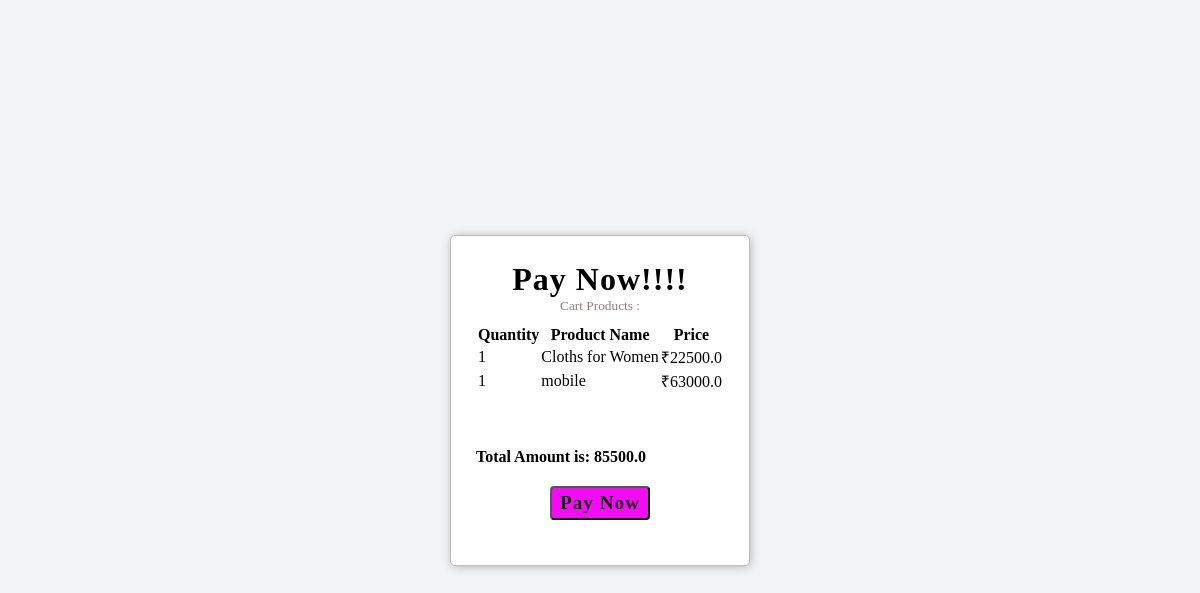
Before: /checkout/ (signed in) with the older database file.
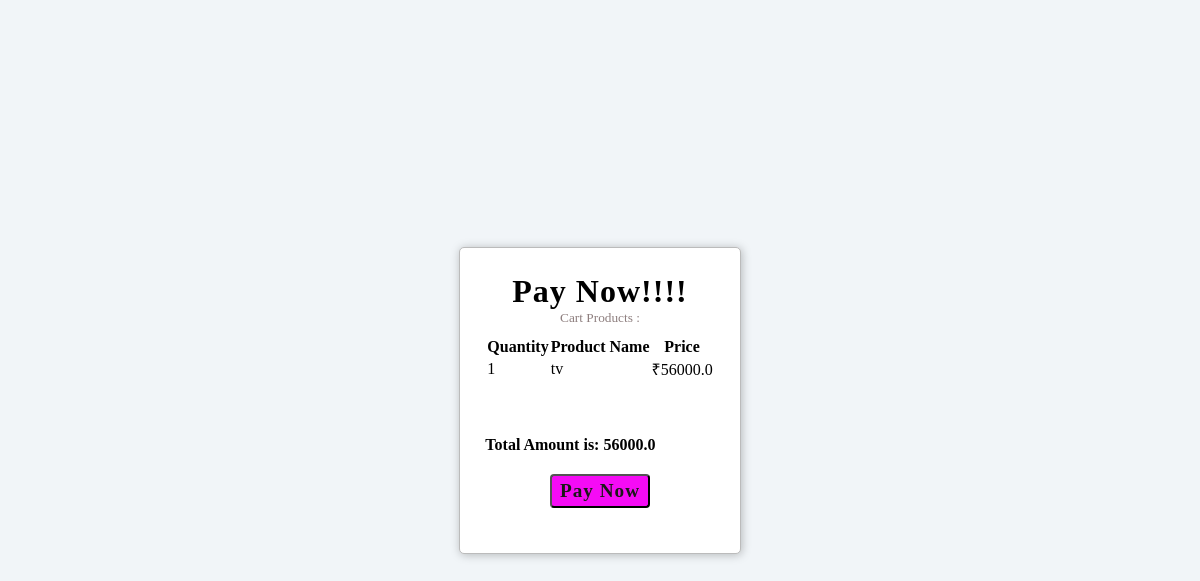
After: the same page with the newer database file.
### myapp/models.py (models this page shows)
class Cart(models.Model):
    product=models.ForeignKey(Product,on_delete=models.CASCADE)
    quantity=models.IntegerField()
    user=models.ForeignKey(User,on_delete=models.CASCADE)

### sellerapp/models.py (models this page shows, shortened)
class Product(models.Model):
    seller = models.ForeignKey(Seller,on_delete=models.CASCADE)  # Foreignkey
    product_name = models.CharField(max_length=50)
    product_description = models.TextField()
    price = models.FloatField()
    quantity = models.IntegerField(default=0)
    discount = models.IntegerField()
    image = models.FileField(upload_to='manageproduct',default='avatar.png')
    discounted_price = models.FloatField(blank=True,null=True)
    first_name = models.CharField(max_length=50)

### myapp/views.py (the view)
# urls.py: path('checkout/',views.checkout,name='checkout'),
def checkout(request):
    if request.method=='GET':
        userobj = User.objects.get(Email=request.session['email'])
        cart_object=Cart.objects.filter(user=userobj)
        total_price = 0
        for item in cart_object:
            total_price += item.product.discounted_price * item.quantity
        currency = 'INR'
        global amount
        amount =  total_price * 100 # Rs. 200
        razorpay_order = razorpay_client.order.create(dict(amount=amount,
                                                        currency=currency,
                                                        payment_capture='0'))
        razorpay_order_id = razorpay_order['id']
        callback_url = 'paymenthandler/'
        context = {}
        context['razorpay_order_id'] = razorpay_order_id
        context['razorpay_merchant_key'] = settings.RAZOR_KEY_ID
        context['razorpay_amount'] = amount
        context['currency'] = currency
        context['callback_url'] = callback_url
        context['cart_object']= cart_object
        context['total_price']=total_price
        return render(request,'checkout.html', context=context)

### myapp/templates/checkout.html (shortened to what this page needs)
<!DOCTYPE html>
<html lang="en">
<head>
</head>
<body>
	<div class="card">
	<h1 class="title">Pay Now!!!!</h1>
	<small class="muted"
		>Cart Products : </small>
		<table class="timetable_sub">
            <thead>
                <tr>
                    <th>Quantity</th>
                    <th>Product Name</th>
                    <th>Price</th>
                </tr>
            </thead>
            <tbody>
                {% for item in cart_object %}
                <tr class="rem1">
                    <td class="invert">{{item.quantity}}</td>
                    <td class="invert">{{item.product.product_name}}</td>
                    <td class="invert">₹{{item.product.discounted_price}}</td>
                </tr>
                {% endfor %}
            </tbody>
        </table>
        <br><br><br>
        <b>Total Amount is: {{total_price}}</b>
	<div class="btn_container">
		<button class="btn" id="pay-btn">Pay Now</button>
	</div>
	</div>
</body>
</html>

Changed rows visible on the page:
removed Cart: quantity "1", product.product_name "Cloths for Women", product.discounted_price "22500.0"
removed Cart: quantity "1", product.product_name "mobile", product.discounted_price "63000.0"
added Cart: quantity "1", product.product_name "tv", product.discounted_price "56000.0"
Other visible differences:
{{ total_price }}: "85500.0" → "56000.0"
